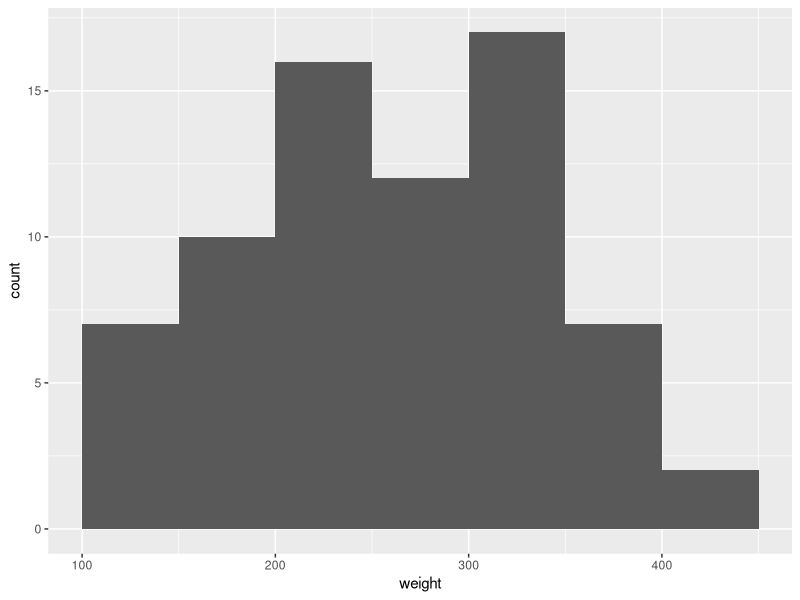
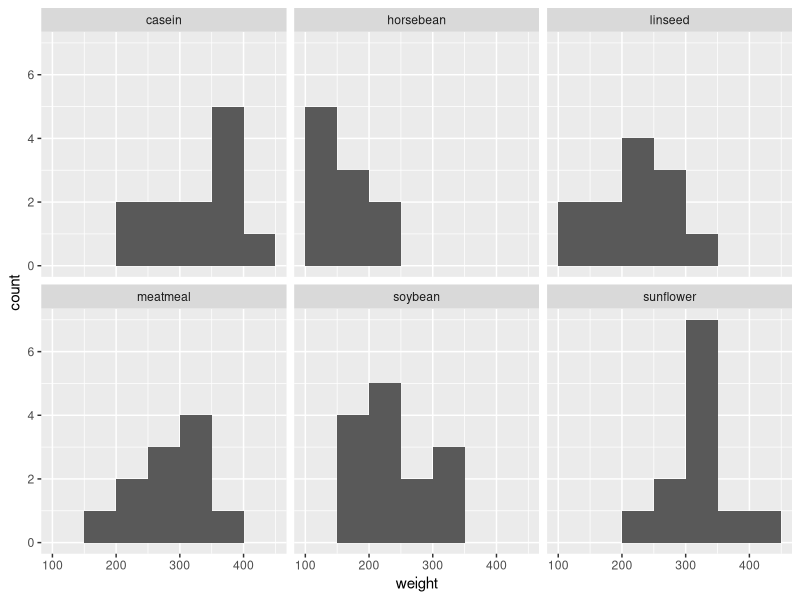

Generate these figures, in order, with R:
## ---- chunk 1
library(knitr)
library(ggplot2)
opts_chunk$set(fig.align="center", fig.height=4, fig.width=5.5)
## ---- chunk 2
head(chickwts)
summary(chickwts)
## ---- chunk 3
ggplot(chickwts,aes(weight))+geom_histogram(binwidth=50,center=125)
## ---- chunk 4
ggplot(chickwts,aes(weight))+geom_histogram(binwidth=50,center=125)+facet_wrap(vars(feed))
